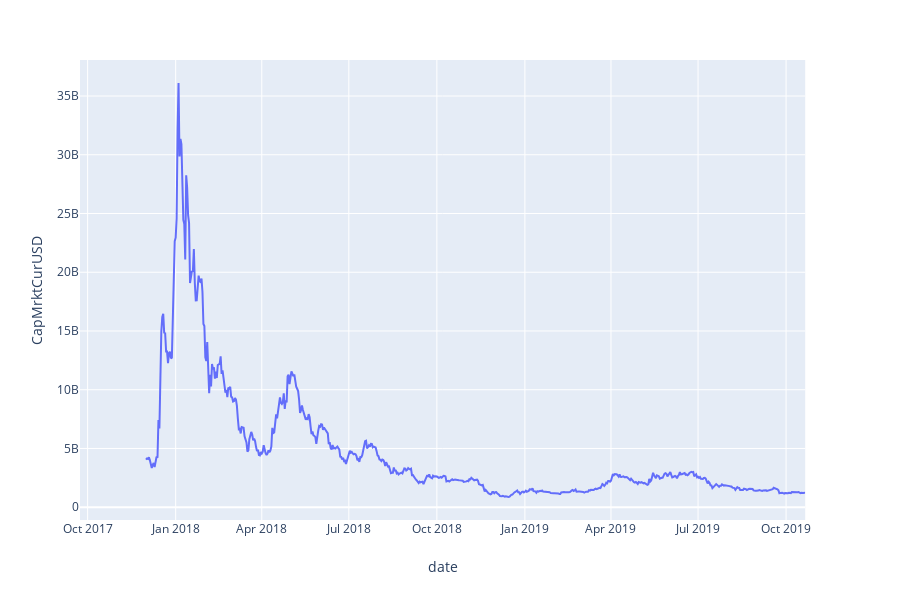

This figure's notebook cell:
### Code cell
import plotly.express as px
import pandas as pd

df = pd.read_csv('ada.csv') 

fig = px.line(df, x='date', y='CapMrktCurUSD') 
fig.show()

### Figure 1 — Plotly figure (JSON) as saved in the notebook; plotly's stock layout.template omitted (floating-point values rounded to 4 significant figures; data arrays with more than 128 entries replaced by an {"elided": "..."} marker saying what was removed)
{"data": [{"hoverlabel": {"namelength": 0}, "hovertemplate": "date=%{x}<br>CapMrktCurUSD=%{y}", "legendgroup": "", "line": {"color": "#636efa", "dash": "solid"}, "mode": "lines", "name": "", "showlegend": false, "type": "scatter", "x": {"elided": "759 str values"}, "xaxis": "x", "y": {"elided": "759 float values"}, "yaxis": "y"}], "layout": {"height": 600, "legend": {"tracegroupgap": 0}, "margin": {"t": 60}, "xaxis": {"anchor": "y", "domain": [0, 0.98], "title": {"text": "date"}}, "yaxis": {"anchor": "x", "domain": [0, 1], "title": {"text": "CapMrktCurUSD"}}}}
